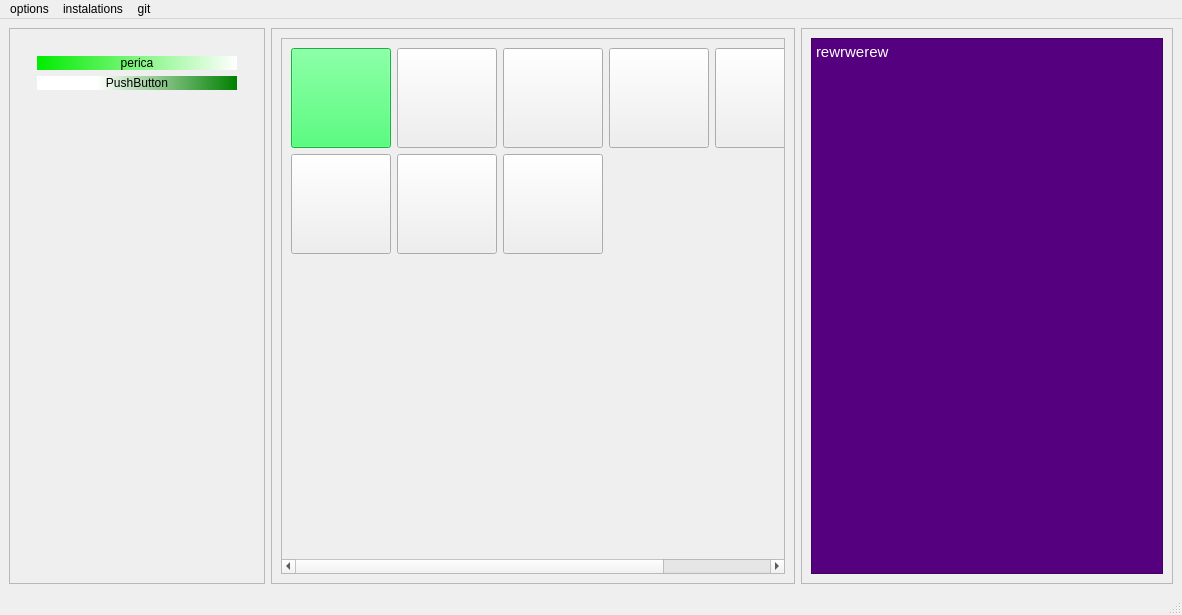
<?xml version="1.0" encoding="UTF-8"?>
<ui version="4.0">
 <class>MainWindow</class>
 <widget class="QMainWindow" name="MainWindow">
  <property name="geometry">
   <rect>
    <x>0</x>
    <y>0</y>
    <width>1182</width>
    <height>615</height>
   </rect>
  </property>
  <property name="windowTitle">
   <string>MainWindow</string>
  </property>
  <widget class="QWidget" name="centralwidget">
   <property name="styleSheet">
    <string notr="true">background-color: qlineargradient(white, orange);</string>
   </property>
   <layout class="QHBoxLayout" name="horizontalLayout">
    <item>
     <widget class="QFrame" name="cateogries">
      <property name="sizePolicy">
       <sizepolicy hsizetype="Maximum" vsizetype="Preferred">
        <horstretch>0</horstretch>
        <verstretch>0</verstretch>
       </sizepolicy>
      </property>
      <property name="minimumSize">
       <size>
        <width>220</width>
        <height>0</height>
       </size>
      </property>
      <property name="styleSheet">
       <string notr="true">background-color: qlineargradient(
spread:pad, 
x1:0.1, y1:0.3, 
x2:0.7, y2:0.1, 
stop:0 white, stop:1 #00ec00);</string>
      </property>
      <property name="frameShape">
       <enum>QFrame::StyledPanel</enum>
      </property>
      <property name="frameShadow">
       <enum>QFrame::Raised</enum>
      </property>
      <layout class="QVBoxLayout" name="verticalLayout">
       <item>
        <widget class="QScrollArea" name="scrollArea">
         <property name="sizePolicy">
          <sizepolicy hsizetype="Preferred" vsizetype="Expanding">
           <horstretch>0</horstretch>
           <verstretch>0</verstretch>
          </sizepolicy>
         </property>
         <property name="styleSheet">
          <string notr="true">border:0px;
margin-left:0px;</string>
         </property>
         <property name="widgetResizable">
          <bool>true</bool>
         </property>
         <widget class="QWidget" name="scrollAreaWidgetContents">
          <property name="geometry">
           <rect>
            <x>0</x>
            <y>0</y>
            <width>236</width>
            <height>517</height>
           </rect>
          </property>
          <property name="sizePolicy">
           <sizepolicy hsizetype="Expanding" vsizetype="Preferred">
            <horstretch>0</horstretch>
            <verstretch>0</verstretch>
           </sizepolicy>
          </property>
          <layout class="QVBoxLayout" name="verticalLayout_3">
           <item>
            <widget class="QFrame" name="frame">
             <property name="sizePolicy">
              <sizepolicy hsizetype="Preferred" vsizetype="Expanding">
               <horstretch>0</horstretch>
               <verstretch>0</verstretch>
              </sizepolicy>
             </property>
             <property name="styleSheet">
              <string notr="true">border:0px;
float:left;</string>
             </property>
             <property name="frameShape">
              <enum>QFrame::StyledPanel</enum>
             </property>
             <property name="frameShadow">
              <enum>QFrame::Raised</enum>
             </property>
             <layout class="QVBoxLayout" name="verticalLayout_4">
              <item>
               <widget class="QPushButton" name="pushButton_2">
                <property name="minimumSize">
                 <size>
                  <width>200</width>
                  <height>0</height>
                 </size>
                </property>
                <property name="styleSheet">
                 <string notr="true">background-color: qlineargradient(spread:pad, x1:0, y1:0, x2:1, y2:0, stop:0 #00ec00, stop:1 white);</string>
                </property>
                <property name="text">
                 <string>perica</string>
                </property>
               </widget>
              </item>
              <item>
               <widget class="QPushButton" name="pushButton_3">
                <property name="styleSheet">
                 <string notr="true">background-color: qlineargradient(spread:pad, x1:0.3, y1:0, x2:1, y2:0, stop:0 white , stop:1 green);</string>
                </property>
                <property name="text">
                 <string>PushButton</string>
                </property>
               </widget>
              </item>
              <item>
               <spacer name="verticalSpacer">
                <property name="orientation">
                 <enum>Qt::Vertical</enum>
                </property>
                <property name="sizeHint" stdset="0">
                 <size>
                  <width>20</width>
                  <height>40</height>
                 </size>
                </property>
               </spacer>
              </item>
             </layout>
            </widget>
           </item>
          </layout>
         </widget>
        </widget>
       </item>
      </layout>
     </widget>
    </item>
    <item>
     <widget class="QFrame" name="programs">
      <property name="sizePolicy">
       <sizepolicy hsizetype="Minimum" vsizetype="Preferred">
        <horstretch>0</horstretch>
        <verstretch>0</verstretch>
       </sizepolicy>
      </property>
      <property name="minimumSize">
       <size>
        <width>0</width>
        <height>0</height>
       </size>
      </property>
      <property name="frameShape">
       <enum>QFrame::StyledPanel</enum>
      </property>
      <property name="frameShadow">
       <enum>QFrame::Raised</enum>
      </property>
      <layout class="QGridLayout" name="gridLayout">
       <item row="2" column="3" colspan="2">
        <widget class="QScrollArea" name="scrollArea_2">
         <property name="sizePolicy">
          <sizepolicy hsizetype="Expanding" vsizetype="Preferred">
           <horstretch>0</horstretch>
           <verstretch>0</verstretch>
          </sizepolicy>
         </property>
         <property name="widgetResizable">
          <bool>true</bool>
         </property>
         <widget class="QWidget" name="scrollAreaWidgetContents_2">
          <property name="geometry">
           <rect>
            <x>0</x>
            <y>0</y>
            <width>648</width>
            <height>512</height>
           </rect>
          </property>
          <layout class="QGridLayout" name="gridLayout_2">
           <item row="1" column="0">
            <widget class="QPushButton" name="pushButton_6">
             <property name="sizePolicy">
              <sizepolicy hsizetype="MinimumExpanding" vsizetype="Preferred">
               <horstretch>0</horstretch>
               <verstretch>0</verstretch>
              </sizepolicy>
             </property>
             <property name="minimumSize">
              <size>
               <width>100</width>
               <height>100</height>
              </size>
             </property>
             <property name="maximumSize">
              <size>
               <width>16777215</width>
               <height>16777215</height>
              </size>
             </property>
             <property name="styleSheet">
              <string notr="true">background-color:rgb(26, 255, 83);
background-image:url('/home/atana/Pictures/xcf/imgs/rico.jpg');
background-size: 150px 150px;
background-repeat: no-repeat;</string>
             </property>
             <property name="text">
              <string/>
             </property>
            </widget>
           </item>
           <item row="3" column="2">
            <widget class="QPushButton" name="pushButton_5">
             <property name="sizePolicy">
              <sizepolicy hsizetype="MinimumExpanding" vsizetype="Maximum">
               <horstretch>0</horstretch>
               <verstretch>0</verstretch>
              </sizepolicy>
             </property>
             <property name="minimumSize">
              <size>
               <width>100</width>
               <height>100</height>
              </size>
             </property>
             <property name="text">
              <string/>
             </property>
            </widget>
           </item>
           <item row="1" column="4">
            <widget class="QPushButton" name="pushButton_10">
             <property name="sizePolicy">
              <sizepolicy hsizetype="MinimumExpanding" vsizetype="Maximum">
               <horstretch>0</horstretch>
               <verstretch>0</verstretch>
              </sizepolicy>
             </property>
             <property name="minimumSize">
              <size>
               <width>100</width>
               <height>100</height>
              </size>
             </property>
             <property name="text">
              <string/>
             </property>
             <property name="flat">
              <bool>false</bool>
             </property>
            </widget>
           </item>
           <item row="3" column="0">
            <widget class="QPushButton" name="pushButton_11">
             <property name="sizePolicy">
              <sizepolicy hsizetype="MinimumExpanding" vsizetype="Maximum">
               <horstretch>0</horstretch>
               <verstretch>0</verstretch>
              </sizepolicy>
             </property>
             <property name="minimumSize">
              <size>
               <width>100</width>
               <height>100</height>
              </size>
             </property>
             <property name="maximumSize">
              <size>
               <width>150</width>
               <height>150</height>
              </size>
             </property>
             <property name="text">
              <string/>
             </property>
            </widget>
           </item>
           <item row="4" column="2">
            <spacer name="verticalSpacer_2">
             <property name="orientation">
              <enum>Qt::Vertical</enum>
             </property>
             <property name="sizeHint" stdset="0">
              <size>
               <width>20</width>
               <height>40</height>
              </size>
             </property>
            </spacer>
           </item>
           <item row="3" column="1">
            <widget class="QPushButton" name="pushButton_8">
             <property name="sizePolicy">
              <sizepolicy hsizetype="MinimumExpanding" vsizetype="Maximum">
               <horstretch>0</horstretch>
               <verstretch>0</verstretch>
              </sizepolicy>
             </property>
             <property name="minimumSize">
              <size>
               <width>100</width>
               <height>100</height>
              </size>
             </property>
             <property name="text">
              <string/>
             </property>
            </widget>
           </item>
           <item row="1" column="5">
            <widget class="QPushButton" name="pushButton_7">
             <property name="sizePolicy">
              <sizepolicy hsizetype="MinimumExpanding" vsizetype="Maximum">
               <horstretch>0</horstretch>
               <verstretch>0</verstretch>
              </sizepolicy>
             </property>
             <property name="minimumSize">
              <size>
               <width>100</width>
               <height>100</height>
              </size>
             </property>
             <property name="text">
              <string/>
             </property>
            </widget>
           </item>
           <item row="1" column="2">
            <widget class="QPushButton" name="pushButton_4">
             <property name="sizePolicy">
              <sizepolicy hsizetype="MinimumExpanding" vsizetype="Maximum">
               <horstretch>0</horstretch>
               <verstretch>0</verstretch>
              </sizepolicy>
             </property>
             <property name="minimumSize">
              <size>
               <width>100</width>
               <height>100</height>
              </size>
             </property>
             <property name="text">
              <string/>
             </property>
            </widget>
           </item>
           <item row="1" column="1">
            <widget class="QPushButton" name="pushButton_9">
             <property name="sizePolicy">
              <sizepolicy hsizetype="MinimumExpanding" vsizetype="Maximum">
               <horstretch>0</horstretch>
               <verstretch>0</verstretch>
              </sizepolicy>
             </property>
             <property name="minimumSize">
              <size>
               <width>100</width>
               <height>100</height>
              </size>
             </property>
             <property name="text">
              <string/>
             </property>
            </widget>
           </item>
           <item row="1" column="3">
            <widget class="QPushButton" name="pushButton_12">
             <property name="sizePolicy">
              <sizepolicy hsizetype="MinimumExpanding" vsizetype="Maximum">
               <horstretch>0</horstretch>
               <verstretch>0</verstretch>
              </sizepolicy>
             </property>
             <property name="minimumSize">
              <size>
               <width>100</width>
               <height>100</height>
              </size>
             </property>
             <property name="text">
              <string/>
             </property>
            </widget>
           </item>
          </layout>
         </widget>
        </widget>
       </item>
      </layout>
     </widget>
    </item>
    <item>
     <widget class="QFrame" name="terminal">
      <property name="sizePolicy">
       <sizepolicy hsizetype="Preferred" vsizetype="Preferred">
        <horstretch>0</horstretch>
        <verstretch>0</verstretch>
       </sizepolicy>
      </property>
      <property name="minimumSize">
       <size>
        <width>300</width>
        <height>0</height>
       </size>
      </property>
      <property name="maximumSize">
       <size>
        <width>400</width>
        <height>16777215</height>
       </size>
      </property>
      <property name="frameShape">
       <enum>QFrame::StyledPanel</enum>
      </property>
      <property name="frameShadow">
       <enum>QFrame::Raised</enum>
      </property>
      <layout class="QVBoxLayout" name="verticalLayout_2">
       <item>
        <widget class="QTextEdit" name="textEdit">
         <property name="sizePolicy">
          <sizepolicy hsizetype="Preferred" vsizetype="Expanding">
           <horstretch>0</horstretch>
           <verstretch>0</verstretch>
          </sizepolicy>
         </property>
         <property name="toolTip">
          <string>Terminal output</string>
         </property>
         <property name="whatsThis">
          <string>Terminal otuput</string>
         </property>
         <property name="styleSheet">
          <string notr="true">background-color: rgb(85, 0, 127);
color: rgb(255, 255, 255);</string>
         </property>
         <property name="html">
          <string>&lt;!DOCTYPE HTML PUBLIC &quot;-//W3C//DTD HTML 4.0//EN&quot; &quot;http://www.w3.org/TR/REC-html40/strict.dtd&quot;&gt;
&lt;html&gt;&lt;head&gt;&lt;meta name=&quot;qrichtext&quot; content=&quot;1&quot; /&gt;&lt;style type=&quot;text/css&quot;&gt;
p, li { white-space: pre-wrap; }
&lt;/style&gt;&lt;/head&gt;&lt;body style=&quot; font-family:'Ubuntu'; font-size:11pt; font-weight:400; font-style:normal;&quot;&gt;
&lt;p style=&quot; margin-top:0px; margin-bottom:0px; margin-left:0px; margin-right:0px; -qt-block-indent:0; text-indent:0px;&quot;&gt;rewrwerew&lt;/p&gt;&lt;/body&gt;&lt;/html&gt;</string>
         </property>
        </widget>
       </item>
      </layout>
     </widget>
    </item>
   </layout>
  </widget>
  <widget class="QMenuBar" name="menubar">
   <property name="geometry">
    <rect>
     <x>0</x>
     <y>0</y>
     <width>1182</width>
     <height>25</height>
    </rect>
   </property>
   <widget class="QMenu" name="menuOptions">
    <property name="title">
     <string>options</string>
    </property>
    <addaction name="actionAdd_category_Ctrl_Shift_c"/>
    <addaction name="actionAdd_programs_Ctrl_Shift_p"/>
    <addaction name="separator"/>
    <addaction name="actionQuit_Ctrl_Shift_Q"/>
   </widget>
   <widget class="QMenu" name="menuGit">
    <property name="title">
     <string>git</string>
    </property>
   </widget>
   <widget class="QMenu" name="menuInstalations">
    <property name="title">
     <string>instalations</string>
    </property>
   </widget>
   <addaction name="menuOptions"/>
   <addaction name="menuInstalations"/>
   <addaction name="menuGit"/>
  </widget>
  <widget class="QStatusBar" name="statusbar"/>
  <action name="actionAdd_category_Ctrl_Shift_c">
   <property name="text">
    <string>add category  Ctrl+Shift+c</string>
   </property>
  </action>
  <action name="actionAdd_programs_Ctrl_Shift_p">
   <property name="text">
    <string>add programs Ctrl+Shift+p</string>
   </property>
  </action>
  <action name="actionQuit_Ctrl_Shift_Q">
   <property name="text">
    <string>Quit    Ctrl+Shift-Q</string>
   </property>
  </action>
 </widget>
 <resources/>
 <connections/>
</ui>
